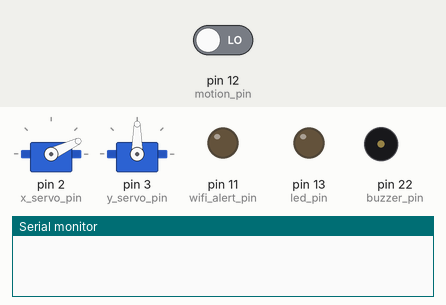
This sketch was run on a simulated Arduino Mega 2560, built with avr-gcc and run on an emulated ATmega2560. On the bench: 2 × servo, output pins drawn as LEDs (lit = HIGH), buzzer (waves = sounding), the last lines printed to the serial monitor. Dashed ring = blinking. Inputs (shaded band) come from the test bench; at power-on: pin 12 (motion_pin) LOW.

Above: at 1.26 s.
1.3 s: pin 12 (motion_pin) driven HIGH
At 2.24 s:
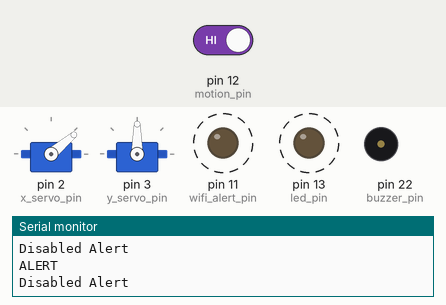
4.3 s: pin 12 (motion_pin) driven LOW
At 4.46 s:
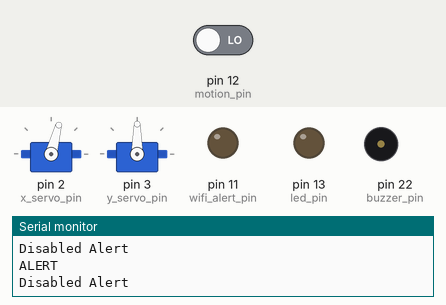
At 5.07 s:
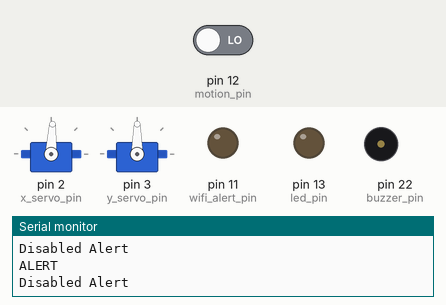
Timing chart, 0 to 16.3 s (numbered marks = the images above; inputs shaded):
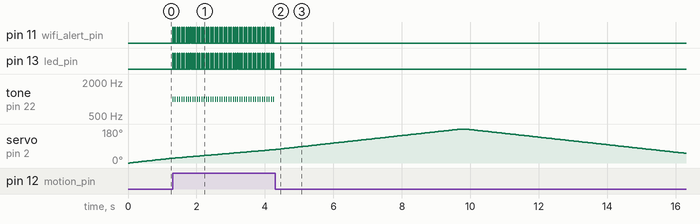

The sketch:

Stationary_Security_System.ino
```cpp
#include <Servo.h>
//#include <NewPing.h>
#include <dht11.h>


Servo x_servo;
Servo y_servo;

const int threshold = 10;

/* Pins */
const int x_servo_pin = 2;
const int y_servo_pin = 3;
const int motion_pin = 12;
const int wifi_alert_pin = 11;
const int buzzer_pin = 22;
const int led_pin = 13;

const int gas_pin = A0;
const int gas_warning_level = 200;


dht11 DHT11;
#define DHT11PIN 4
const float temp_limits[2] = {20.0, 55.0}; // Lower limit, higher limit
const float humid_limits[2] = {200.0, 240.0}; //To low = possible bad stuff, fire hazard (dry environment) too high = open windows, flood, bad stuff.

//NewPing sensorM(7, 8, 200);
//NewPing sensorR(9, 10, 200);
//NewPing sensorL(5, 6, 200);

int pos = 0;

int initial[3] = {0, 0, 0};

const int pos_constraints[4][2] = {{120, 179}, {60, 119}, {0, 59}, {0,180}};

void SweepX(int lower, int upper){
  x_servo.write(lower);

  for(pos = lower; pos <= upper; pos++){
    x_servo.write(pos);
    delay(50);
  }
  for(pos = upper; pos >= lower; pos -= 1){
    x_servo.write(pos);
    delay(50);
  }
}

bool CheckGas(){
  int gas_level = analogRead(gas_pin);

  Serial.print("Gas Level: ");
  Serial.println(gas_level);

  if(gas_level >= gas_warning_level){
    return true;
  }
  else{
    return false;
  }
}

float GetTemp(){
  float temp = (float)DHT11.temperature;
  return temp;
}

float GetHumid() {
  float humid = (float)DHT11.humidity;
  return humid;
}

bool CheckTempHumid(){
  float humid = GetHumid();
  float temp = GetTemp();

  Serial.print("Temp: ");
  Serial.print(temp);
  Serial.print(" Humid: ");
  Serial.println(humid);

  if(humid_limits[0] >= humid || humid_limits[1] <= humid){
    return true;
  }
  else if(temp_limits[0] >= temp || temp_limits[1] <= temp){
    return true;
  }
  else{
    return false;
  }
}

bool MotionDetect(){
  int mValue = digitalRead(motion_pin);
  if(mValue == HIGH){
    return true;
  }
  else{
    return false;
  }
}

void Alert(){
  Serial.println("ALERT");

  digitalWrite(led_pin, HIGH);
  tone(buzzer_pin, 1000);
  digitalWrite(wifi_alert_pin, HIGH);
  delay(15);
  digitalWrite(wifi_alert_pin, LOW);
}

void DisableAlert(){
  Serial.println("Disabled Alert");
  digitalWrite(led_pin, LOW);
  tone(buzzer_pin, 0);
}

void setup() {
  // put your setup code here, to run once:
  Serial.begin(9600);

  pinMode(buzzer_pin, OUTPUT);
  pinMode(led_pin, OUTPUT);
  pinMode(wifi_alert_pin, OUTPUT);
  pinMode(motion_pin, INPUT);

  x_servo.attach(x_servo_pin);
  y_servo.attach(y_servo_pin);

  // set initial startup distances
  /*for(int y = 0; y < 3; y++){
    delay(20);
      if(y == 0){
        initial[y] = sensorL.ping_cm();
      }
      else if(y == 1){
        initial[y] = sensorM.ping_cm();
      }
      else if(y == 2){
        initial[y] = sensorR.ping_cm();
      }
      Serial.println(initial[y]);
  }*/
}

void loop() {
  // put your main code here, to run repeatedly
  for(pos; pos <= 180; pos++){
    Detection();
    x_servo.write(pos);
    delay(50);
  }

  for(pos; pos >= 0; pos--){
    Detection();
    x_servo.write(pos);
    delay(50);
  }
}

void Detection(){
  /*if(CheckTempHumid()){
    Alert();
  }else{
    DisableAlert();
  }*/
  /*if(CheckGas()){
    Alert();
  }
  else{
    DisableAlert();
  }*/
  if(MotionDetect()){
    Alert();
    /*for (int x = 0; x < 3; x++){
      delay(200);

      int new_dist = 0;

      if(x == 0){
        new_dist = sensorL.ping_cm();
      }
      else if(x == 1){
        new_dist = sensorM.ping_cm();
      }
      else if(x == 2){
        new_dist = sensorR.ping_cm();
      }

      int dist_difference = initial[x] - new_dist;

      if(dist_difference > 5){
        SweepX(pos_constraints[x][0], pos_constraints[x][1]);
      }

      Serial.print(new_dist);
      Serial.print(", ");
    }*/

    DisableAlert();
    Serial.println();
  }
}
```

Measured:
- after the input at 1.3 s, pin 11 (wifi_alert_pin), pin 13 (led_pin): alternates HIGH for 0.02 s and LOW for 0.05 s, starting at once; tone on pin 22 (buzzer_pin): alternates 1000 Hz for 0.02 s and silent for 0.05 s, starting at once
- after the input at 4.3 s, pin 11 (wifi_alert_pin), pin 13 (led_pin): stops changing and stays LOW; tone on pin 22 (buzzer_pin): stops changing and stays silent
- by itself, servo on pin 2 (x_servo_pin): rises from 71° to 180° in 5.4 s, then falls to 51° in 6.6 s
